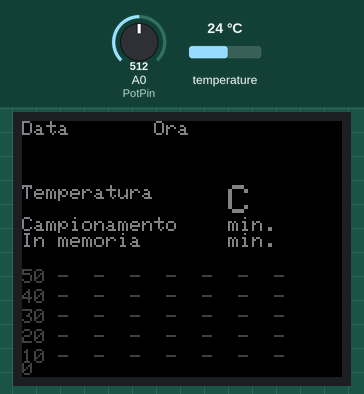
A sketch run on a simulated Arduino Uno, built with avr-gcc and run on an emulated ATmega328P. On the bench: 160×128 colour display. The inputs (shaded band) are chosen by the test bench; at power-on: temperature 24 °C, A0 (PotPin) = 512. The local clock reads 2024-03-15 10:24:30 at power-on unless the sketch sets it; what the sketch prints to the serial monitor is not drawn.

Above: at 3.7 s.
3.8 s: temperature set to 12 °C
At 13.1 s:
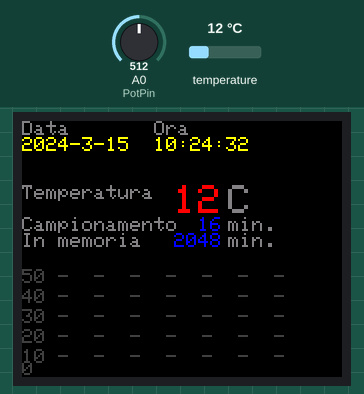
18.8 s: A0 (PotPin) set to 716
At 32.8 s:
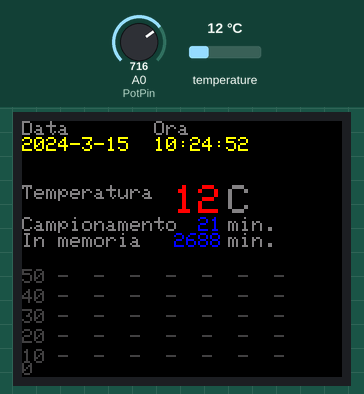
Timing chart, 0 to 34.3 s (numbered marks = the images above; inputs shaded):
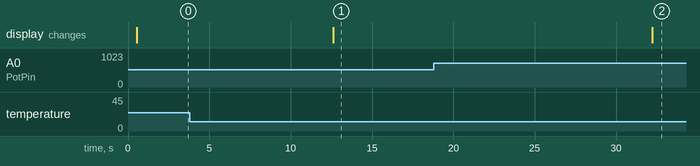

The sketch:

porthable_awld.ino
```cpp
/*
 * Programma per la lettura di una sonda DHT11, ovvero, Temperatura e Umidita`.
 * Oltre alla visualizzazione su schermo TFT LCD dei valori in formato testo,
 * viene realizzato un grafico temporale, con l'ausilio di un integrato DS1302
 * con relativo modulo completo di batteria tampone.
 *
 * Version base: porthable ADLD
 * . ATMEGA
 * . DS18B20 (1 Wire)
 * . LCD TFT 1,44"
 * . DS1302
 * . Potenziometro per regolazione tempi grafico
 */

#include <TFT.h>  // Arduino LCD library
//#include <SPI.h>
//#include <dht.h>
#include <DS1302RTC.h>
//#include <Time.h>
//#include <SoftwareSerial.h> // ESP8266
#include <OneWire.h>

// TFT LCD
// pin definition for the LCD (Uno, Nano)
#define cs   10
#define dc   8
#define rst  9

// create an instance of the library
TFT TFTscreen = TFT(cs, dc, rst);

// DHT11, Sensore di temperatura e umidita`
//dht DHT;
//#define DHT11_PIN 4

OneWire  ds(4);  // on pin 4 (a 4.7K resistor is necessary)

//int Humidity;
int Temperature;
//int MemHumidity = 0;
int MemTemperature = 0;

// Init the DS1302
// Set pins:  CE, IO,CLK
DS1302RTC RTC(5, 6, 7);

// ESP8266
//SoftwareSerial ESP(2,3); // RX e` il 2,TX e` il 3, collegati a ESP8266

/*
 * Variabili accessorie per stampe sul display e memorizzazioni
 */
// char array to print to the screen, only Humidity & Temperature ?
char SensorTPrintout[3];
//char SensorHPrintout[3];
char DataPrintout[11];
char TimePrintout[9];

// e memorie ..
//char MemSensorHPrintout[6];
char MemSensorTPrintout[6];
char MemDataPrintout[11];
char MemTimePrintout[9];

//int Second = 0;
//int Minute = 0;
//int Day = 0;
int MemSeconds = 0;
int MemMinutes = 30; // Cosi` inizia sempre ad ogni ora.
int MemDay = 0;

// int array per creazione grafico
/*
 * Ho dovuto usare degli interi, sia per limitare l'uso di memoria
 * che per ragioni pratiche di stampa del grafico tramite accensione
 * dei pixel dello schermo LCD
 */
int ArrayTemperature[128];
//int ArrayHumidity[128];
int CycleArray = 0; // Valori ciclici da 0 a 127

//Variabili per Potenziometro
int PotPin = A0;
int PotValue = 0;
int TimeGraph = 0;
int MemTimeGraph = 0;
char TimeGraphPrintout[3];
char MemTimeGraphPrintout[3];
// e Grafico
char TotalTimeGraphPrintout[5];
char MemTotalTimeGraphPrintout[5];

void writeTextStatic() {
  /*
   * Le lettere sono alte 7 e larghe 5
   * Quindi considerare 6 di occupazione orizzontale
  */
  // write the static text to the screen
  // set the font color to gray
  TFTscreen.stroke(128, 128, 128);
  // set the font size
  TFTscreen.setTextSize(1);
  // write the text to the top left corner of the screen
  // write the text
  TFTscreen.text("Data       Ora", 0, 0);
  // write the text
  //TFTscreen.text("Umidita`", 0, 16);
  // write the text
  TFTscreen.text("Temperatura", 0, 32);
  // write the text
  TFTscreen.text("Campionamento", 0, 48);
  // write the text
  TFTscreen.text("min.", 103, 48);
  // write the text
  TFTscreen.text("In memoria", 0, 56);
  // write the text
  TFTscreen.text("min.", 103, 56);
  /*
   * Volevo mettere delle tacche, ha senso ?
   * .. write ..
   */
  TFTscreen.stroke(64, 64, 64);  // gray 75%
  TFTscreen.text("50 -  -  -  -  -  -  -", 0, 74);
  TFTscreen.text("40 -  -  -  -  -  -  -", 0, 84);
  TFTscreen.text("30 -  -  -  -  -  -  -", 0, 94);
  TFTscreen.text("20 -  -  -  -  -  -  -", 0, 104);
  TFTscreen.text("10 -  -  -  -  -  -  -", 0, 114);
  TFTscreen.text("0", 0, 120);

  // set the font color to white
  TFTscreen.stroke(128, 128, 128);
  // set the font size
  TFTscreen.setTextSize(2);
  // write the text
  //TFTscreen.text("%\n ", 103, 16);
  // write the text
  TFTscreen.text("C\n ", 103, 32);

}

void print2digits(int number) {
  if (number >= 0 && number < 10)
    Serial.write('0');
  Serial.print(number);
}

void setup() {
  // Setup Serial connection
  Serial.begin(9600);

  // Setup serial ESP8266
  //ESP.begin(115200);
  //ESP.setTimeout(15000);

  Serial.println("DS1302RTC Read Test");
  Serial.println("-------------------");

  // Activate RTC module
  Serial.println("RTC module activated");
  Serial.println();
  delay(500);

  if (RTC.haltRTC()) {
    Serial.println("The DS1302 is stopped.  Please run the SetTime");
    Serial.println("example to initialize the time and begin running.");
    Serial.println();
  }
  if (!RTC.writeEN()) {
    Serial.println("The DS1302 is write protected. This normal.");
    Serial.println();
  }

  // TFT
  // Put this line at the beginning of every sketch that uses the GLCD:
  TFTscreen.begin();

  // clear the screen with a black background
  TFTscreen.background(0, 0, 0);

  writeTextStatic();

  delay(2000);
}

void loop() {

  //RTC
  tmElements_t tm;

  Serial.print("UNIX Time: ");
  Serial.print(RTC.get());

  if (! RTC.read(tm)) {
    Serial.print("  Time = ");
    print2digits(tm.Hour);
    Serial.write(':');
    print2digits(tm.Minute);
    Serial.write(':');
    print2digits(tm.Second);
    Serial.print(", Date (D/M/Y) = ");
    Serial.print(tm.Day);
    Serial.write('/');
    Serial.print(tm.Month);
    Serial.write('/');
    Serial.print(tmYearToCalendar(tm.Year));
    Serial.print(", DoW = ");
    Serial.print(tm.Wday);
    Serial.println();
  } else {
    Serial.println("DS1302 read error!  Please check the circuitry.");
    Serial.println();
    delay(9000);
  }

/*
  // DHT11
  // READ DATA
  Serial.print("DHT11, \t");
  int chk = DHT.read11(DHT11_PIN);
  switch (chk)
  {
    case DHTLIB_OK:
      Serial.print("OK,\t");
      break;
    case DHTLIB_ERROR_CHECKSUM:
      Serial.print("Checksum error,\t");
      break;
    case DHTLIB_ERROR_TIMEOUT:
      Serial.print("Time out error,\t");
      break;
    default:
      Serial.print("Unknown error,\t");
      break;
  }
*/

  /* DS18x20 */
  byte i;
  byte present = 0;
  byte type_s;
  byte data[12];
  byte addr[8];
  float celsius, fahrenheit;

  if ( !ds.search(addr)) {
    Serial.println("No more addresses.");
    Serial.println();
    ds.reset_search();
    delay(250);
    return;
  }

  Serial.print("ROM =");
  for( i = 0; i < 8; i++) {
    Serial.write(' ');
    Serial.print(addr[i], HEX);
  }

  if (OneWire::crc8(addr, 7) != addr[7]) {
      Serial.println("CRC is not valid!");
      return;
  }
  Serial.println();

  // the first ROM byte indicates which chip
  switch (addr[0]) {
    case 0x10:
      Serial.println("  Chip = DS18S20");  // or old DS1820
      type_s = 1;
      break;
    case 0x28:
      Serial.println("  Chip = DS18B20");
      type_s = 0;
      break;
    case 0x22:
      Serial.println("  Chip = DS1822");
      type_s = 0;
      break;
    default:
      Serial.println("Device is not a DS18x20 family device.");
      return;
  }

  ds.reset();
  ds.select(addr);
  ds.write(0x44, 1);        // start conversion, with parasite power on at the end

  delay(1000);     // maybe 750ms is enough, maybe not
  // we might do a ds.depower() here, but the reset will take care of it.

  present = ds.reset();
  ds.select(addr);
  ds.write(0xBE);         // Read Scratchpad

  Serial.print("  Data = ");
  Serial.print(present, HEX);
  Serial.print(" ");
  for ( i = 0; i < 9; i++) {           // we need 9 bytes
    data[i] = ds.read();
    Serial.print(data[i], HEX);
    Serial.print(" ");
  }
  Serial.print(" CRC=");
  Serial.print(OneWire::crc8(data, 8), HEX);
  Serial.println();

  // Convert the data to actual temperature
  // because the result is a 16 bit signed integer, it should
  // be stored to an "int16_t" type, which is always 16 bits
  // even when compiled on a 32 bit processor.
  int16_t raw = (data[1] << 8) | data[0];
  if (type_s) {
    raw = raw << 3; // 9 bit resolution default
    if (data[7] == 0x10) {
      // "count remain" gives full 12 bit resolution
      raw = (raw & 0xFFF0) + 12 - data[6];
    }
  } else {
    byte cfg = (data[4] & 0x60);
    // at lower res, the low bits are undefined, so let's zero them
    if (cfg == 0x00) raw = raw & ~7;  // 9 bit resolution, 93.75 ms
    else if (cfg == 0x20) raw = raw & ~3; // 10 bit res, 187.5 ms
    else if (cfg == 0x40) raw = raw & ~1; // 11 bit res, 375 ms
    //// default is 12 bit resolution, 750 ms conversion time
  }
  celsius = (float)raw / 16.0;
  fahrenheit = celsius * 1.8 + 32.0;
  Serial.print("  Temperature = ");
  Serial.print(celsius);
  Serial.print(" Celsius, ");
  Serial.print(fahrenheit);
  Serial.println(" Fahrenheit");
/* END */


  // DISPLAY DATA
  Temperature = int(celsius);
  //Humidity = DHT.humidity;
  //Serial.print(Humidity, 1);
  //Serial.print(",\t");
  Serial.println(Temperature, 1);

  // LCD
  // Read the value from DHT11
  //String sensorValH = String(Humidity);
  String sensorValT = String(Temperature);

  // convert the reading to a char array
  //sensorValH.toCharArray(SensorHPrintout, 3);
  sensorValT.toCharArray(SensorTPrintout, 3);

  // Read the value from
  // String DataValT = String(tmYearToCalendar(tm.Year) + tm.Month + tm.Day + tm.Hour + tm.Minute + tm.Second); CALCOLA INVECE DI CONCATENARE !
  String DataVal1 = String(tmYearToCalendar(tm.Year));
  String DataVal2 = String(DataVal1 + "-" + tm.Month);
  String DataValDay = String(DataVal2 + "-" + tm.Day);
  String DataVal3 = String(tm.Hour);
  String DataVal4 = String(DataVal3 + ":" + tm.Minute);
  String DataValTime = String(DataVal4 + ":" + tm.Second);
  int Second = tm.Second;
  DataValDay.toCharArray(DataPrintout, 11);
  DataValTime.toCharArray(TimePrintout, 9);

  // set the font size for date/time
  TFTscreen.setTextSize(1);

  // Date/time
  /*
   *  Se valore e` diverso dalla memoria,
   *  [ri]scrivo la memoria e poi il valore,
   *  poi metto la memoria uguale al valore
   */
  if (tm.Day != MemDay) {
    // erase the text you just wrote
    TFTscreen.stroke(0, 0, 0);
    TFTscreen.text(MemDataPrintout, 0, 8);
    // set the font color
    TFTscreen.stroke(255, 255, 0);
    // print
    TFTscreen.text(DataPrintout, 0, 8);
    // Memorie
    MemDay = tm.Day;
    strcpy (MemDataPrintout, DataPrintout);
  }

  if (tm.Second != MemSeconds) {
    // erase the text you just wrote
    TFTscreen.stroke(0, 0, 0);
    TFTscreen.text(MemTimePrintout, 66, 8);
    // set the font color
    TFTscreen.stroke(255, 255, 0);
    // print
    TFTscreen.text(TimePrintout, 66, 8);
    // Memorie
    MemSeconds = tm.Second;
    strcpy (MemTimePrintout, TimePrintout);
  }

  // set the font size for date/time
  TFTscreen.setTextSize(2);

/*
 // Humidity
  if (Humidity != MemHumidity) {
    // erase the text you just wrote
    TFTscreen.stroke(0, 0, 0);
    TFTscreen.text(MemSensorHPrintout, 76, 16);
    // set the font color
    TFTscreen.stroke(0, 255, 0);
    // print the sensor value
    TFTscreen.text(SensorHPrintout, 76, 16);
    MemHumidity = Humidity;
    strcpy (MemSensorHPrintout, SensorHPrintout);
  }
*/

  // Temperature
  if (Temperature != MemTemperature) {
    // erase the text you just wrote
    TFTscreen.stroke(0, 0, 0);
    TFTscreen.text(MemSensorTPrintout, 76, 32);
    // set the font color
    TFTscreen.stroke(255, 0, 0);
    // print the sensor value
    TFTscreen.text(SensorTPrintout, 76, 32);
    //ESP.println(SensorTPrintout); // ESP8266
    MemTemperature = Temperature;
    strcpy (MemSensorTPrintout, SensorTPrintout);
  }

  // set the font size for potentiometer
  TFTscreen.setTextSize(1);

  /*
   * Inserisco qua la gestione del potenziometro e del grafico
   */
  PotValue = analogRead(PotPin);
  TimeGraph = map(PotValue,0,1023,1,31);  // da 1 a 30 minuti, ho dovuto restringere il campo causa sensibilita` potenziometro
  // Potenziometro
  String stringTimeGraph = String(TimeGraph);
  // convert the reading to a char array
  stringTimeGraph.toCharArray(TimeGraphPrintout, 3);
  // Grafico
  String stringTimeGraph128 = String(TimeGraph * 128);
  // convert the reading to a char array
  stringTimeGraph128.toCharArray(TotalTimeGraphPrintout, 5);
  if (TimeGraph != MemTimeGraph) {
    // erase the text you just wrote
    TFTscreen.stroke(0, 0, 0);
    TFTscreen.text(MemTimeGraphPrintout, 88, 48);
    TFTscreen.text(MemTotalTimeGraphPrintout, 76, 56);
    // set the font color
    TFTscreen.stroke(0, 0, 255);
    // print the sensor value
    TFTscreen.text(TimeGraphPrintout, 88, 48);
    TFTscreen.text(TotalTimeGraphPrintout, 76, 56);
    MemTimeGraph = TimeGraph;
    strcpy (MemTimeGraphPrintout, TimeGraphPrintout);
    strcpy (MemTotalTimeGraphPrintout, TotalTimeGraphPrintout);
  }

  /*
   * Devo stare attento perche` questa routine dev'essere eseguita
   * una sola volta, quindi: ATTENZIONE alle condizioni!
   *
   * Aggiorno ogni mezz'ora e non m'interessa da quando ho acceso,
   * preferisco sia "fisso", come i termostati in casa ..
   */
  // Questa riga aggiorna ogni minuto
  //if (tm.Minute != MemMinutes) {
  // Questa riga era com'era prima del potenziometro
  //if (tm.Minute != MemMinutes && (tm.Minute == 0 || tm.Minute == 30)) {
  if (tm.Minute != MemMinutes && (tm.Minute % TimeGraph == 0)) {
    // Stampa array su LCD
    /*
    * Stampa i 128 (come i pixel) valori di temperatura e umidita`,
    * creando un grafico.
    * Al solito, devo prima eliminare la scritta precedente
    * e poi mettere la nuova.
    */
    // Prima cancello le scritte
    TFTscreen.stroke(0, 0, 0);
    for (CycleArray = 127; CycleArray >= 0; CycleArray--) {
      //TFTscreen.point(CycleArray, 127 - ArrayHumidity[CycleArray]);
      TFTscreen.point(CycleArray, 127 - ArrayTemperature[CycleArray]);
    }
    // Poi shifto e aggiorno con l'ultimo valore
    for (CycleArray = 0; CycleArray <= 126; CycleArray++) {
      //ArrayHumidity[CycleArray] = ArrayHumidity[CycleArray+1];
      ArrayTemperature[CycleArray] = ArrayTemperature[CycleArray+1];
    }
    // Quando finisce e` al 127 e posso scrivere il dato nuovo
    //ArrayHumidity[CycleArray] = Humidity;
    ArrayTemperature[CycleArray] = Temperature;
    // Memorizzo il tempo attuale
    MemMinutes = tm.Minute;
    // Scrivo ..
    for (CycleArray = 127; CycleArray >= 0; CycleArray--) {
      //TFTscreen.stroke(0, 255, 0);
      //TFTscreen.point(CycleArray, 127 - ArrayHumidity[CycleArray]);
      TFTscreen.stroke(255, 0, 0);
      TFTscreen.point(CycleArray, 127 - ArrayTemperature[CycleArray]);
    }
  }

  /*
   * Mi sa che i delay serva per la stabilita` delle letture
   * Cerco di tenerlo il piu` basso possibile, a 200 funziona, metto 300 per sicurezza
   */
  delay(300);
}
```

Measured:
- after the input at 3.8 s, the display: changes after 8.8 s (image 1)
